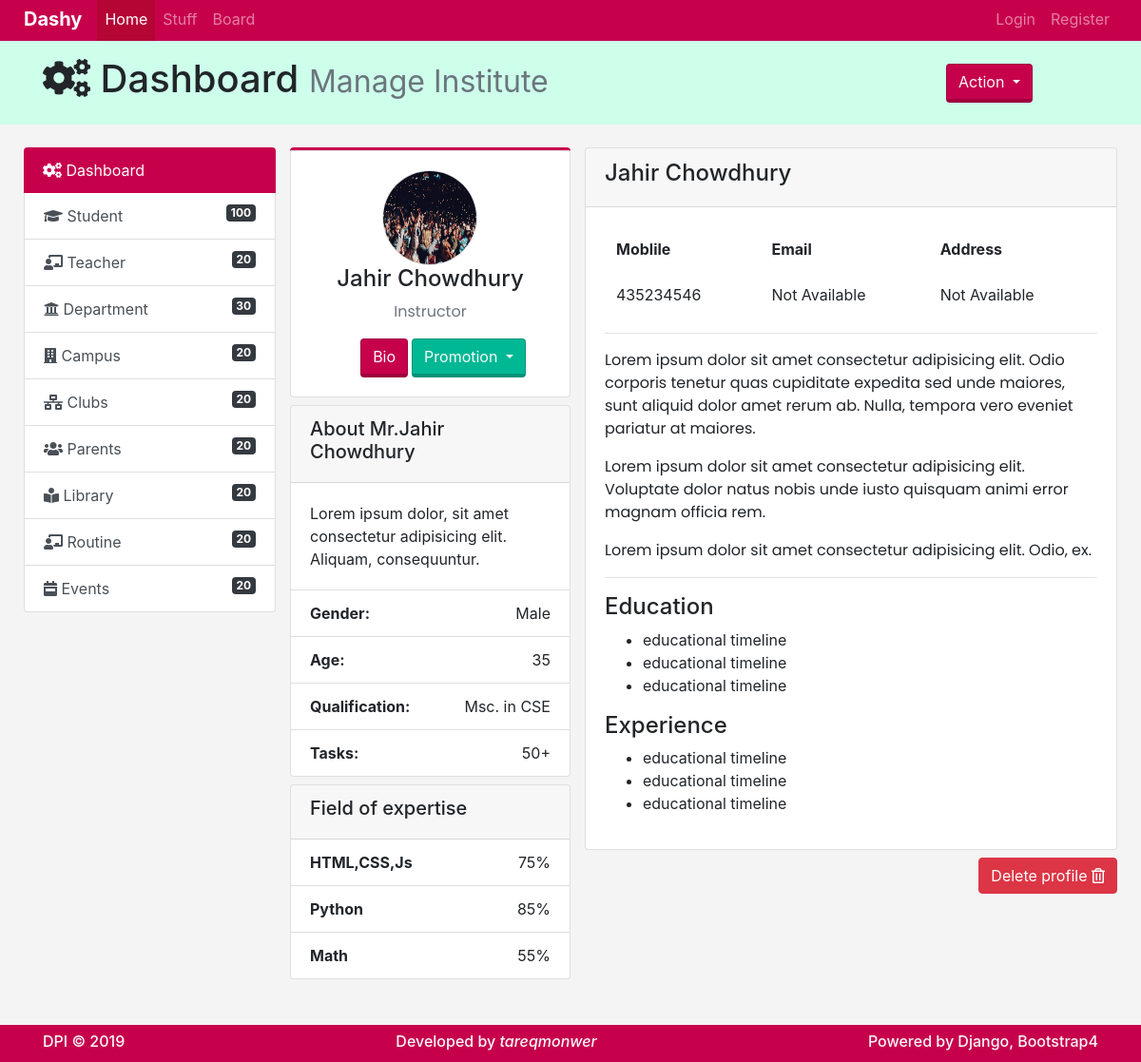
Page /teachers/2/detail/ on the earlier database version.
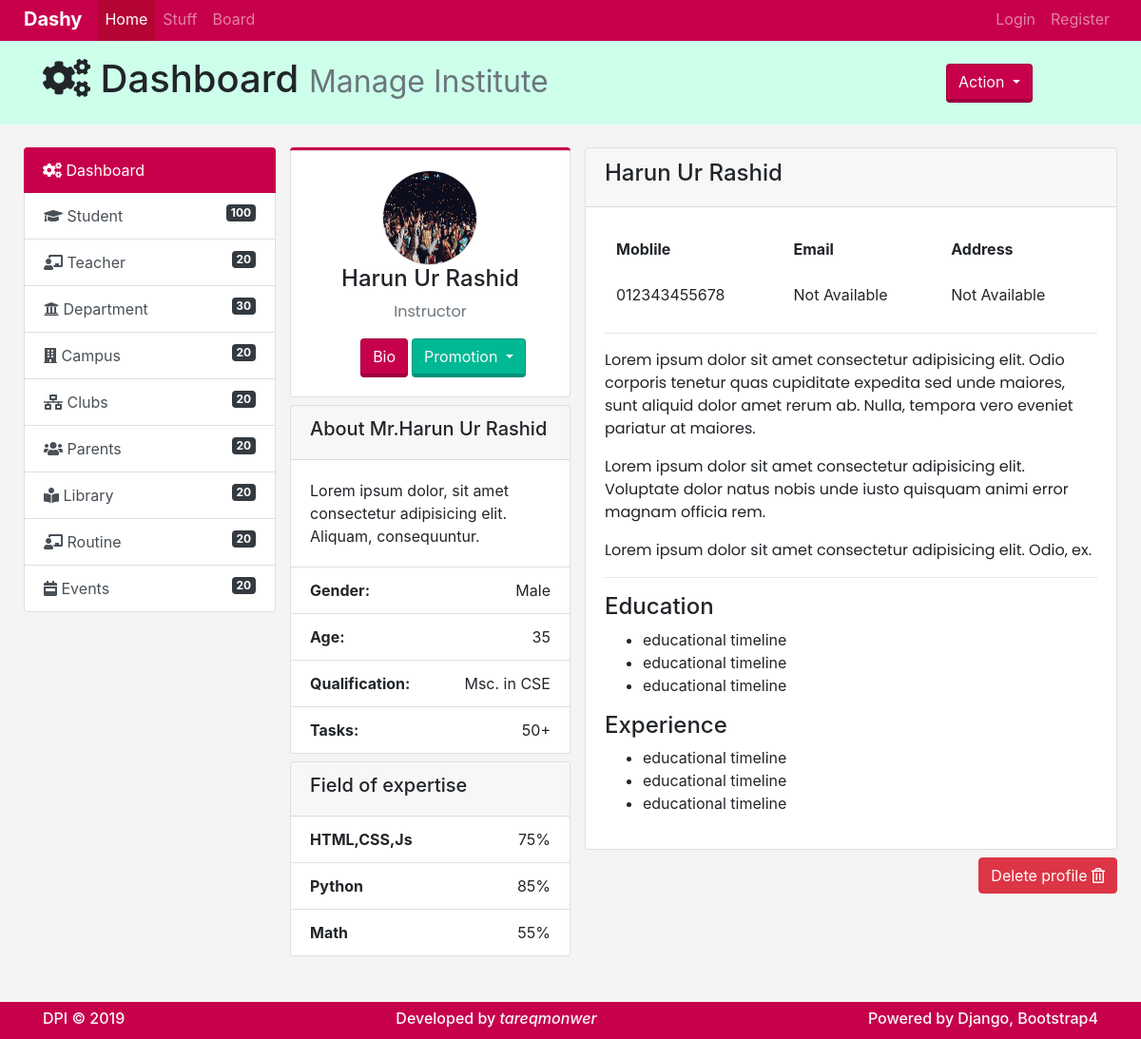
Same page on the later database version.
### teachers/models.py (models this page shows, shortened)
class Teacher(models.Model):
    name = models.CharField(max_length=30)
    techer_id = models.CharField(unique=True, blank=True, null=True, max_length=6)
    designation = models.CharField(null=False, max_length=30)
    joined = models.DateField('Year-Month')
    phone = models.CharField(null=True, max_length=12)

### teachers/views.py (the view)
# urls.py: path('<int:teacher_id>/detail/', views.teacher_detail, name='teacher_detail'),
def teacher_detail(request, teacher_id):
    instructor = Teacher.objects.get(pk=teacher_id)
    context = {
        'instructor': instructor,
    }
    return render(request, 'teachers/detail.html', context)

### templates/teachers/detail.html (shortened to what the changed rows need)
{% extends 'base.html' %}
{% load static %}
{% block body %}
<div class="col-md-4">
    <div class="row">
        <div class="col-md-12 m-0 p-0 rounded" style="border-top: 3px solid #c7004c;">
            <div class="card">
                <div class="card-body text-center">
                    <img class="rounded-circle border" src="{% static 'images/event1.jpg' %}" alt="" height="100" width="100">
                    <h4>{{ instructor.name }}</h4>
                    <p class="text-muted">{{ instructor.designation }}</p>
                    <div style="padding:0 21%;">
                    <a href="#" class="btn bg-custom1 float-left">Bio</a>
                        <div class="col-md-2 p-0 m-0 float-left ml-1" id="ButtonAction">
                        </div>
                    </div>
                </div>
            </div>
        </div>
    </div>
    <div class="row mt-2">
        <div class="col-md-12 m-0 p-0">
            <div class="card">
                <div class="card-header">
                    <h5>About Mr.{{ instructor.name }}</h5>
                </div>
            </div>
        </div>
    </div>
</div>
<div class="col-md-8">
    <div class="card">
        <div class="card-header">
            <h4>{{ instructor.name }}</h4>
        </div>
        <div class="card-body">
            <table class="table table-borderless">
                <thead>
                    <tr>
                        <th scope="col">Moblile</th>
                        <th scope="col">Email</th>
                        <th scope="col">Address</th>
                    </tr>
                </thead>
                <tbody>
                    <tr>
                        <td>{{ instructor.phone }}</td>
                        <td>Not Available</td>
                        <td>Not Available</td>
                    </tr>
                </tbody>
            </table>
        </div>
    </div>
</div>
{% endblock %}

Differences in the rows shown:
changed Teacher "Instructor": name "Jahir Chowdhury" → "Harun Ur Rashid"; phone "435234546" → "012343455678"
